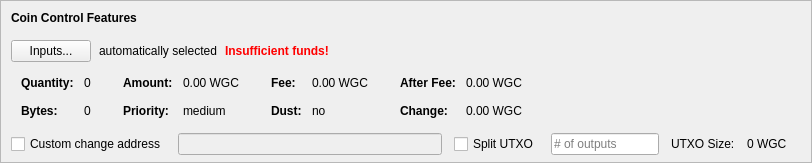
    <widget class="QFrame" name="frameCoinControl">
     <property name="sizePolicy">
      <sizepolicy hsizetype="Expanding" vsizetype="Expanding">
       <horstretch>0</horstretch>
       <verstretch>0</verstretch>
      </sizepolicy>
     </property>
     <property name="maximumSize">
      <size>
       <width>16777215</width>
       <height>16777215</height>
      </size>
     </property>
     <property name="frameShape">
      <enum>QFrame::StyledPanel</enum>
     </property>
     <property name="frameShadow">
      <enum>QFrame::Sunken</enum>
     </property>
     <layout class="QVBoxLayout" name="verticalLayoutCoinControl2">
      <property name="spacing">
       <number>0</number>
      </property>
      <property name="leftMargin">
       <number>0</number>
      </property>
      <property name="topMargin">
       <number>0</number>
      </property>
      <property name="rightMargin">
       <number>0</number>
      </property>
      <property name="bottomMargin">
       <number>6</number>
      </property>
      <item>
       <layout class="QVBoxLayout" name="verticalLayoutCoinControl" stretch="0,0,0,0,1">
        <property name="spacing">
         <number>0</number>
        </property>
        <property name="leftMargin">
         <number>10</number>
        </property>
        <property name="topMargin">
         <number>10</number>
        </property>
        <item>
         <layout class="QHBoxLayout" name="horizontalLayoutCoinControl1">
          <property name="bottomMargin">
           <number>15</number>
          </property>
          <item>
           <widget class="QLabel" name="labelCoinControlFeatures">
            <property name="sizePolicy">
             <sizepolicy hsizetype="Preferred" vsizetype="Maximum">
              <horstretch>0</horstretch>
              <verstretch>0</verstretch>
             </sizepolicy>
            </property>
            <property name="font">
             <font>
              <weight>75</weight>
              <bold>true</bold>
             </font>
            </property>
            <property name="styleSheet">
             <string notr="true">font-weight:bold;</string>
            </property>
            <property name="text">
             <string>Coin Control Features</string>
            </property>
           </widget>
          </item>
         </layout>
        </item>
        <item>
         <layout class="QHBoxLayout" name="horizontalLayoutCoinControl2" stretch="0,0,0,0">
          <property name="spacing">
           <number>8</number>
          </property>
          <property name="bottomMargin">
           <number>10</number>
          </property>
          <item>
           <widget class="QPushButton" name="pushButtonCoinControl">
            <property name="styleSheet">
             <string notr="true"/>
            </property>
            <property name="text">
             <string>Inputs...</string>
            </property>
            <property name="autoDefault">
             <bool>false</bool>
            </property>
           </widget>
          </item>
          <item>
           <widget class="QLabel" name="labelCoinControlAutomaticallySelected">
            <property name="text">
             <string>automatically selected</string>
            </property>
            <property name="margin">
             <number>5</number>
            </property>
           </widget>
          </item>
          <item>
           <widget class="QLabel" name="labelCoinControlInsuffFunds">
            <property name="font">
             <font>
              <weight>75</weight>
              <bold>true</bold>
             </font>
            </property>
            <property name="styleSheet">
             <string notr="true">color:red;font-weight:bold;</string>
            </property>
            <property name="text">
             <string>Insufficient funds!</string>
            </property>
            <property name="margin">
             <number>5</number>
            </property>
           </widget>
          </item>
          <item>
           <spacer name="horizontalSpacerCoinControl">
            <property name="orientation">
             <enum>Qt::Horizontal</enum>
            </property>
            <property name="sizeHint" stdset="0">
             <size>
              <width>40</width>
              <height>1</height>
             </size>
            </property>
           </spacer>
          </item>
         </layout>
        </item>
        <item>
         <widget class="QWidget" name="widgetCoinControl" native="true">
          <property name="sizePolicy">
           <sizepolicy hsizetype="Preferred" vsizetype="Preferred">
            <horstretch>0</horstretch>
            <verstretch>0</verstretch>
           </sizepolicy>
          </property>
          <property name="minimumSize">
           <size>
            <width>0</width>
            <height>0</height>
           </size>
          </property>
          <property name="styleSheet">
           <string notr="true"/>
          </property>
          <layout class="QHBoxLayout" name="horizontalLayoutCoinControl5">
           <property name="leftMargin">
            <number>0</number>
           </property>
           <property name="topMargin">
            <number>0</number>
           </property>
           <property name="rightMargin">
            <number>0</number>
           </property>
           <property name="bottomMargin">
            <number>0</number>
           </property>
           <item>
            <layout class="QHBoxLayout" name="horizontalLayoutCoinControl3" stretch="0,0,0,1">
             <property name="spacing">
              <number>20</number>
             </property>
             <property name="topMargin">
              <number>0</number>
             </property>
             <property name="bottomMargin">
              <number>10</number>
             </property>
             <item>
              <layout class="QFormLayout" name="formLayoutCoinControl1">
               <property name="horizontalSpacing">
                <number>10</number>
               </property>
               <property name="verticalSpacing">
                <number>14</number>
               </property>
               <property name="leftMargin">
                <number>10</number>
               </property>
               <property name="topMargin">
                <number>4</number>
               </property>
               <property name="rightMargin">
                <number>6</number>
               </property>
               <item row="0" column="0">
                <widget class="QLabel" name="labelCoinControlQuantityText">
                 <property name="font">
                  <font>
                   <weight>75</weight>
                   <bold>true</bold>
                  </font>
                 </property>
                 <property name="text">
                  <string>Quantity:</string>
                 </property>
                 <property name="margin">
                  <number>0</number>
                 </property>
                </widget>
               </item>
               <item row="0" column="1">
                <widget class="QLabel" name="labelCoinControlQuantity">
                 <property name="cursor">
                  <cursorShape>IBeamCursor</cursorShape>
                 </property>
                 <property name="contextMenuPolicy">
                  <enum>Qt::ActionsContextMenu</enum>
                 </property>
                 <property name="text">
                  <string notr="true">0</string>
                 </property>
                 <property name="margin">
                  <number>0</number>
                 </property>
                 <property name="textInteractionFlags">
                  <set>Qt::LinksAccessibleByMouse|Qt::TextSelectableByKeyboard|Qt::TextSelectableByMouse</set>
                 </property>
                </widget>
               </item>
               <item row="1" column="0">
                <widget class="QLabel" name="labelCoinControlBytesText">
                 <property name="font">
                  <font>
                   <weight>75</weight>
                   <bold>true</bold>
                  </font>
                 </property>
                 <property name="text">
                  <string>Bytes:</string>
                 </property>
                </widget>
               </item>
               <item row="1" column="1">
                <widget class="QLabel" name="labelCoinControlBytes">
                 <property name="cursor">
                  <cursorShape>IBeamCursor</cursorShape>
                 </property>
                 <property name="contextMenuPolicy">
                  <enum>Qt::ActionsContextMenu</enum>
                 </property>
                 <property name="text">
                  <string notr="true">0</string>
                 </property>
                 <property name="textInteractionFlags">
                  <set>Qt::LinksAccessibleByMouse|Qt::TextSelectableByKeyboard|Qt::TextSelectableByMouse</set>
                 </property>
                </widget>
               </item>
              </layout>
             </item>
             <item>
              <layout class="QFormLayout" name="formLayoutCoinControl2">
               <property name="horizontalSpacing">
                <number>10</number>
               </property>
               <property name="verticalSpacing">
                <number>14</number>
               </property>
               <property name="leftMargin">
                <number>6</number>
               </property>
               <property name="topMargin">
                <number>4</number>
               </property>
               <property name="rightMargin">
                <number>6</number>
               </property>
               <item row="0" column="0">
                <widget class="QLabel" name="labelCoinControlAmountText">
                 <property name="font">
                  <font>
                   <weight>75</weight>
                   <bold>true</bold>
                  </font>
                 </property>
                 <property name="text">
                  <string>Amount:</string>
                 </property>
                 <property name="margin">
                  <number>0</number>
                 </property>
                </widget>
               </item>
               <item row="0" column="1">
                <widget class="QLabel" name="labelCoinControlAmount">
                 <property name="cursor">
                  <cursorShape>IBeamCursor</cursorShape>
                 </property>
                 <property name="contextMenuPolicy">
                  <enum>Qt::ActionsContextMenu</enum>
                 </property>
                 <property name="text">
                  <string notr="true">0.00 WGC</string>
                 </property>
                 <property name="textInteractionFlags">
                  <set>Qt::LinksAccessibleByMouse|Qt::TextSelectableByKeyboard|Qt::TextSelectableByMouse</set>
                 </property>
                </widget>
               </item>
               <item row="1" column="0">
                <widget class="QLabel" name="labelCoinControlPriorityText">
                 <property name="font">
                  <font>
                   <weight>75</weight>
                   <bold>true</bold>
                  </font>
                 </property>
                 <property name="text">
                  <string>Priority:</string>
                 </property>
                </widget>
               </item>
               <item row="1" column="1">
                <widget class="QLabel" name="labelCoinControlPriority">
                 <property name="cursor">
                  <cursorShape>IBeamCursor</cursorShape>
                 </property>
                 <property name="contextMenuPolicy">
                  <enum>Qt::ActionsContextMenu</enum>
                 </property>
                 <property name="text">
                  <string>medium</string>
                 </property>
                 <property name="textInteractionFlags">
                  <set>Qt::LinksAccessibleByMouse|Qt::TextSelectableByKeyboard|Qt::TextSelectableByMouse</set>
                 </property>
                </widget>
               </item>
              </layout>
             </item>
             <item>
              <layout class="QFormLayout" name="formLayoutCoinControl3">
               <property name="horizontalSpacing">
                <number>10</number>
               </property>
               <property name="verticalSpacing">
                <number>14</number>
               </property>
               <property name="leftMargin">
                <number>6</number>
               </property>
               <property name="topMargin">
                <number>4</number>
               </property>
               <property name="rightMargin">
                <number>6</number>
               </property>
               <item row="0" column="0">
                <widget class="QLabel" name="labelCoinControlFeeText">
                 <property name="font">
                  <font>
                   <weight>75</weight>
                   <bold>true</bold>
                  </font>
                 </property>
                 <property name="text">
                  <string>Fee:</string>
                 </property>
                 <property name="margin">
                  <number>0</number>
                 </property>
                </widget>
               </item>
               <item row="0" column="1">
                <widget class="QLabel" name="labelCoinControlFee">
                 <property name="cursor">
                  <cursorShape>IBeamCursor</cursorShape>
                 </property>
                 <property name="contextMenuPolicy">
                  <enum>Qt::ActionsContextMenu</enum>
                 </property>
                 <property name="text">
                  <string notr="true">0.00 WGC</string>
                 </property>
                 <property name="textInteractionFlags">
                  <set>Qt::LinksAccessibleByMouse|Qt::TextSelectableByKeyboard|Qt::TextSelectableByMouse</set>
                 </property>
                </widget>
               </item>
               <item row="1" column="0">
                <widget class="QLabel" name="labelCoinControlLowOutputText">
                 <property name="font">
                  <font>
                   <weight>75</weight>
                   <bold>true</bold>
                  </font>
                 </property>
                 <property name="text">
                  <string>Dust:</string>
                 </property>
                </widget>
               </item>
               <item row="1" column="1">
                <widget class="QLabel" name="labelCoinControlLowOutput">
                 <property name="cursor">
                  <cursorShape>IBeamCursor</cursorShape>
                 </property>
                 <property name="contextMenuPolicy">
                  <enum>Qt::ActionsContextMenu</enum>
                 </property>
                 <property name="text">
                  <string>no</string>
                 </property>
                 <property name="textInteractionFlags">
                  <set>Qt::LinksAccessibleByMouse|Qt::TextSelectableByKeyboard|Qt::TextSelectableByMouse</set>
                 </property>
                </widget>
               </item>
              </layout>
             </item>
             <item>
              <layout class="QFormLayout" name="formLayoutCoinControl4">
               <property name="horizontalSpacing">
                <number>10</number>
               </property>
               <property name="verticalSpacing">
                <number>14</number>
               </property>
               <property name="leftMargin">
                <number>6</number>
               </property>
               <property name="topMargin">
                <number>4</number>
               </property>
               <property name="rightMargin">
                <number>6</number>
               </property>
               <item row="0" column="0">
                <widget class="QLabel" name="labelCoinControlAfterFeeText">
                 <property name="font">
                  <font>
                   <weight>75</weight>
                   <bold>true</bold>
                  </font>
                 </property>
                 <property name="text">
                  <string>After Fee:</string>
                 </property>
                 <property name="margin">
                  <number>0</number>
                 </property>
                </widget>
               </item>
               <item row="0" column="1">
                <widget class="QLabel" name="labelCoinControlAfterFee">
                 <property name="cursor">
                  <cursorShape>IBeamCursor</cursorShape>
                 </property>
                 <property name="contextMenuPolicy">
                  <enum>Qt::ActionsContextMenu</enum>
                 </property>
                 <property name="text">
                  <string notr="true">0.00 WGC</string>
                 </property>
                 <property name="textInteractionFlags">
                  <set>Qt::LinksAccessibleByMouse|Qt::TextSelectableByKeyboard|Qt::TextSelectableByMouse</set>
                 </property>
                </widget>
               </item>
               <item row="1" column="0">
                <widget class="QLabel" name="labelCoinControlChangeText">
                 <property name="font">
                  <font>
                   <weight>75</weight>
                   <bold>true</bold>
                  </font>
                 </property>
                 <property name="text">
                  <string>Change:</string>
                 </property>
                </widget>
               </item>
               <item row="1" column="1">
                <widget class="QLabel" name="labelCoinControlChange">
                 <property name="cursor">
                  <cursorShape>IBeamCursor</cursorShape>
                 </property>
                 <property name="contextMenuPolicy">
                  <enum>Qt::ActionsContextMenu</enum>
                 </property>
                 <property name="text">
                  <string notr="true">0.00 WGC</string>
                 </property>
                 <property name="textInteractionFlags">
                  <set>Qt::LinksAccessibleByMouse|Qt::TextSelectableByKeyboard|Qt::TextSelectableByMouse</set>
                 </property>
                </widget>
               </item>
              </layout>
             </item>
            </layout>
           </item>
          </layout>
         </widget>
        </item>
        <item>
         <layout class="QHBoxLayout" name="horizontalLayoutCoinControl4" stretch="0,0,0,0,0,0,0">
          <property name="spacing">
           <number>12</number>
          </property>
          <property name="sizeConstraint">
           <enum>QLayout::SetDefaultConstraint</enum>
          </property>
          <property name="topMargin">
           <number>5</number>
          </property>
          <property name="rightMargin">
           <number>5</number>
          </property>
          <item>
           <widget class="QCheckBox" name="checkBoxCoinControlChange">
            <property name="toolTip">
             <string>If this is activated, but the change address is empty or invalid, change will be sent to a newly generated address.</string>
            </property>
            <property name="text">
             <string>Custom change address</string>
            </property>
           </widget>
          </item>
          <item>
           <widget class="QValidatedLineEdit" name="lineEditCoinControlChange">
            <property name="enabled">
             <bool>false</bool>
            </property>
            <property name="sizePolicy">
             <sizepolicy hsizetype="Expanding" vsizetype="Fixed">
              <horstretch>0</horstretch>
              <verstretch>0</verstretch>
             </sizepolicy>
            </property>
           </widget>
          </item>
          <item>
           <widget class="QCheckBox" name="splitBlockCheckBox">
            <property name="text">
             <string>Split UTXO</string>
            </property>
           </widget>
          </item>
          <item>
           <widget class="QLineEdit" name="splitBlockLineEdit">
            <property name="sizePolicy">
             <sizepolicy hsizetype="Fixed" vsizetype="Fixed">
              <horstretch>50</horstretch>
              <verstretch>0</verstretch>
             </sizepolicy>
            </property>
            <property name="placeholderText">
             <string># of outputs</string>
            </property>
           </widget>
          </item>
          <item>
           <widget class="QLabel" name="labelBlockSizeText">
            <property name="text">
             <string>UTXO Size:</string>
            </property>
           </widget>
          </item>
          <item>
           <widget class="QLabel" name="labelBlockSize">
            <property name="text">
             <string>0 WGC</string>
            </property>
           </widget>
          </item>
          <item>
           <widget class="QLabel" name="labelCoinControlChangeLabel">
            <property name="sizePolicy">
             <sizepolicy hsizetype="Preferred" vsizetype="Expanding">
              <horstretch>0</horstretch>
              <verstretch>0</verstretch>
             </sizepolicy>
            </property>
            <property name="minimumSize">
             <size>
              <width>0</width>
              <height>0</height>
             </size>
            </property>
            <property name="text">
             <string/>
            </property>
            <property name="margin">
             <number>3</number>
            </property>
           </widget>
          </item>
         </layout>
        </item>
        <item>
         <spacer name="verticalSpacerCoinControl">
          <property name="orientation">
           <enum>Qt::Vertical</enum>
          </property>
          <property name="sizeHint" stdset="0">
           <size>
            <width>800</width>
            <height>1</height>
           </size>
          </property>
         </spacer>
        </item>
       </layout>
      </item>
     </layout>
    </widget>
